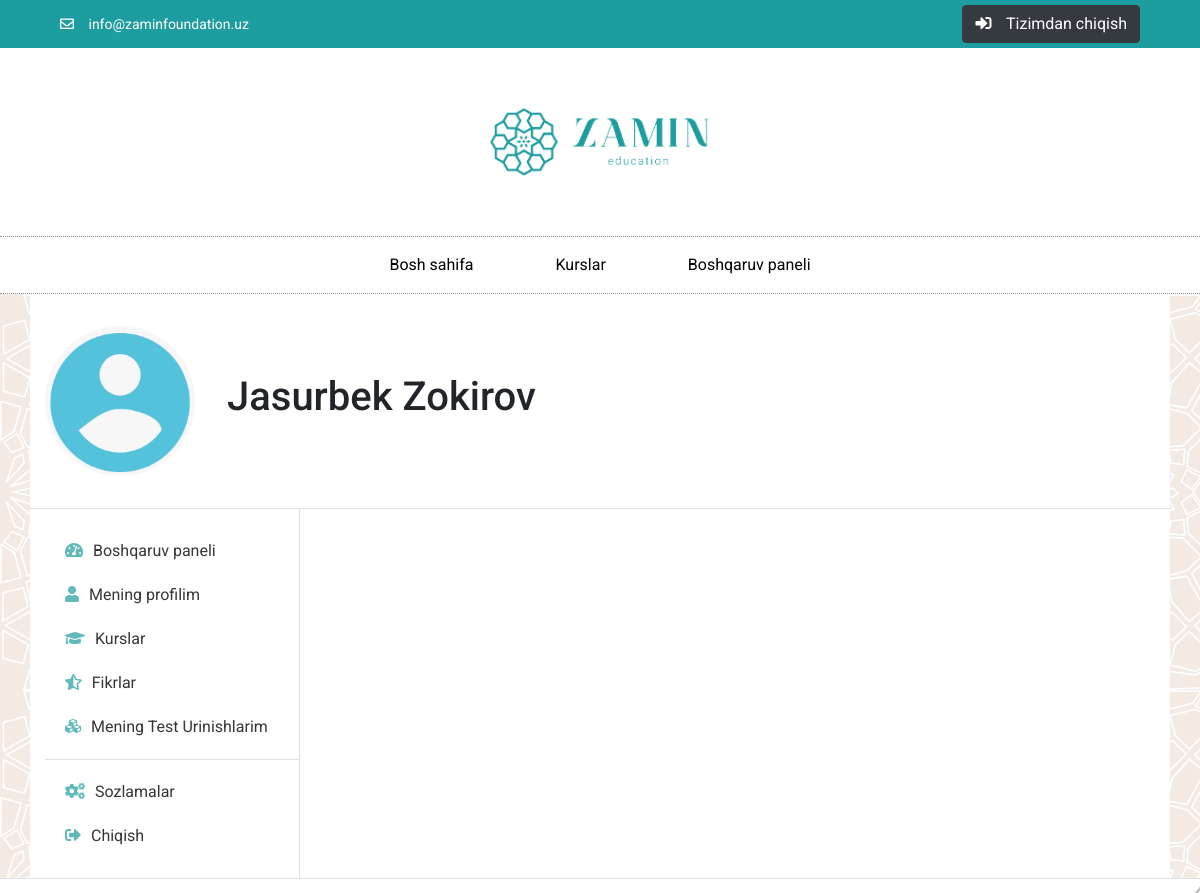
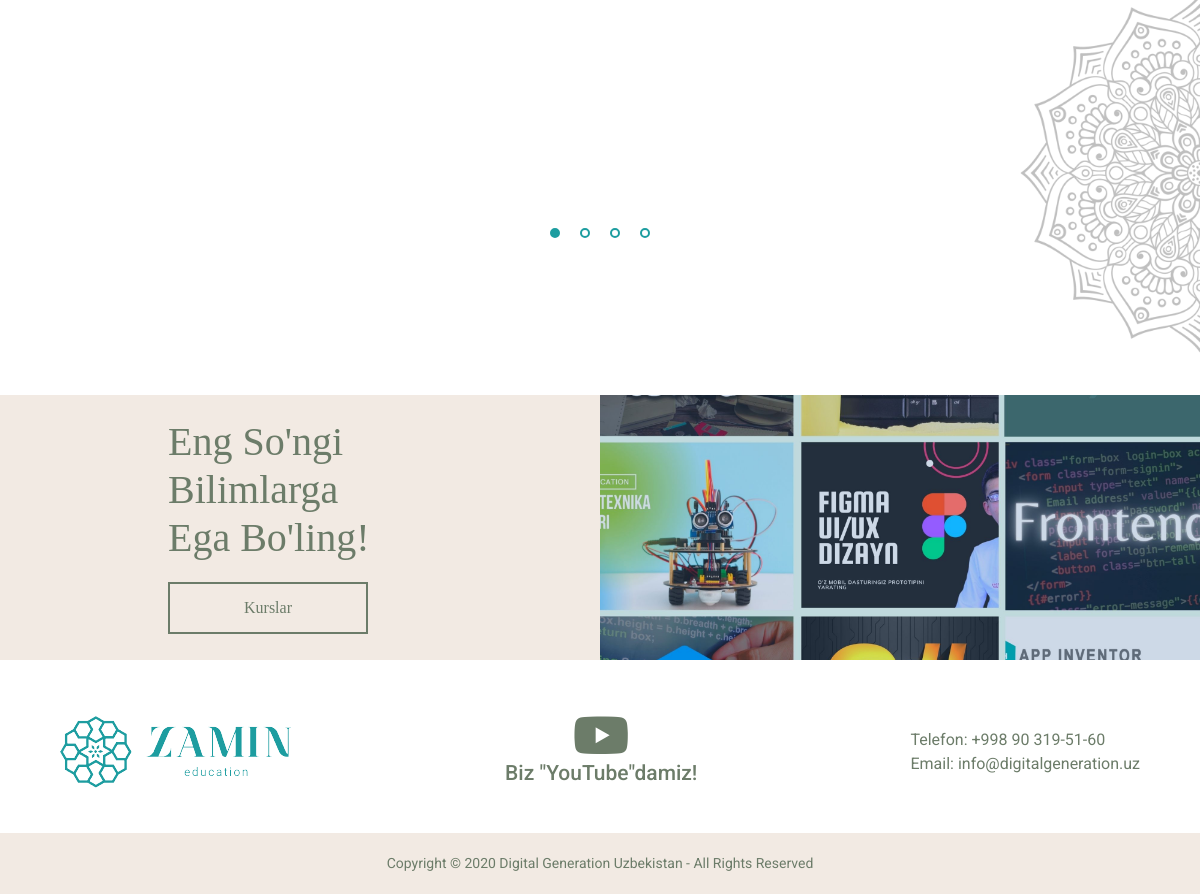
The app's page /dashboard/ (signed in) with its own data (2 pictures, top to bottom).
### account/models.py (models this page shows)
class Profile(AbstractUser):
    is_author = models.BooleanField(default=False)
    date_of_birth = models.DateField(null=True, blank=True)
    school = models.CharField(max_length=255, null=True, blank=True)
    profile_pic = models.ImageField(upload_to='profiles/', null=True, blank=True)
    @property
    def full_name(self):
        return self.first_name + ' ' + self.last_name if self.last_name else self.first_name

### dashboard/views.py (the view)
# urls.py: path('dashboard/', include('dashboard.urls')),
@login_required
def dashboard(request):
    return render(request, 'dashboard/base.html', {})

### templates/dashboard/base.html (shortened to what this page needs)
{% extends 'base.html' %}
{% load print %}
{% block content %}
    <main>
        <section id="dashboard" class="dashboard">
            <div class="container">
                <div class="dashboard__content">
                    <div class="dashboard__top">
                        <div class="dashboard__img" style="background-image: url('/uploads/{{ request.user.profile_pic }}');background-size:cover"></div>
                        <h3 class="profile__title">{{ request.user.full_name }}</h3>
                    </div>
                    <div class="row dashboard__bottom">
                        <div class="col-md-3">
                            <div class="dashboard__menu">
                                <ul class="dashboard__list-top">
                                    <li><a href="#"><i class="fas fa-tachometer-alt"></i>Boshqaruv paneli</a></li>
                                    <li><a href="#"><i class="fas fa-user"></i>Mening profilim</a></li>
                                    <li><a href="#"><i class="fas fa-graduation-cap"></i>Kurslar</a></li>
                                    <li><a href="#"><i class="fas fa-star-half-alt"></i>Fikrlar</a></li>
                                    <li><a href="#"><i class="fas fa-cubes"></i>Mening Test Urinishlarim</a></li>
                                </ul>
                                <ul class="dashboard__list-bottom">
                                    <li><a href="#"><i class="fas fa-cogs"></i>Sozlamalar</a></li>
                                    <li><a href="#"><i class="fas fa-sign-out-alt"></i>Chiqish</a></li>
                                </ul>
                            </div>
                        </div>
                        <div class="col-md-9 p-4">
                        </div>
                    </div>
                </div>
            </div>
        </section>
    </main>
{% endblock %}

### main/static/css/style.css (style rules this page uses)
section.dashboard { padding: 0 !important; background-color: #f2eae3; background-image: url(../img/gallery-bg.png); background-size: 38% auto; border-bottom: 1px solid #dcdfe5; }
section.dashboard .container { background-color: #ffffff; }
.dashboard__menu { border-right: 1px solid #dcdfe5; padding: 20px 0px; }
.dashboard__menu ul li { padding: 10px 20px; cursor: pointer; }
.dashboard__menu ul li a { color: #363636; }
.dashboard__menu ul li a i { margin-right: 10px; color: rgba(29, 157, 160, 0.7); }
.dashboard__list-top { padding-bottom: 10px; border-bottom: 1px solid #dcdfe5; }
.dashboard__list-bottom { padding-top: 10px; }
.dashboard__bottom { border-top: 1px solid #dcdfe5; }
.dashboard__top { display: flex; align-items: center; padding: 32px 0px; }
.dashboard__img { width: 150px; height: 150px; border-radius: 50%; margin-right: 32px; }
* { padding: 0; margin: 0; box-sizing: border-box; font-family: "Roboto", sans-serif; }
section { padding: 120px 0px; }
h3 { font-size: 40px !important; }
ul { list-style: none !important; margin: 0 !important; }
a { text-decoration: none !important; }

### records on screen
Profile: user.profile_pic (placeholder picture), user.full_name "Jasurbek Zokirov"
